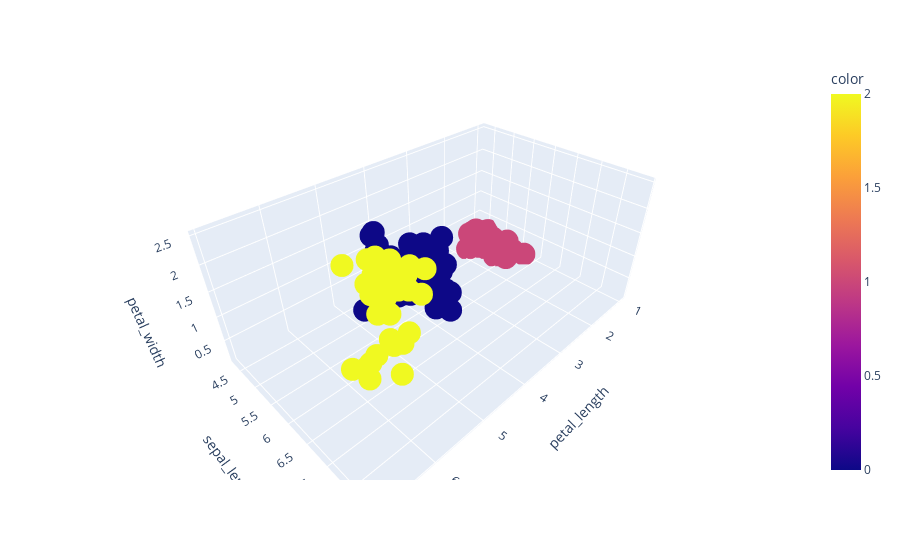

The code cell stored with this chart in its notebook:
### Code cell
px.scatter_3d(data_frame=X,x='petal_length',y='sepal_length',
              z='petal_width',color=labels_,labels=labels_)

### Figure 1 — Plotly figure (JSON) as saved in the notebook; plotly's stock layout.template omitted (floating-point values rounded to 4 significant figures; data arrays with more than 128 entries replaced by an {"elided": "..."} marker saying what was removed)
{"data": [{"hovertemplate": "petal_length=%{x}<br>sepal_length=%{y}<br>petal_width=%{z}<br>color=%{marker.color}<extra></extra>", "legendgroup": "", "marker": {"color": {"elided": "150 int values"}, "coloraxis": "coloraxis", "symbol": "circle"}, "mode": "markers", "name": "", "scene": "scene", "showlegend": false, "type": "scatter3d", "x": {"elided": "150 float values"}, "y": {"elided": "150 float values"}, "z": {"elided": "150 float values"}}], "layout": {"coloraxis": {"colorbar": {"title": {"text": "color"}}, "colorscale": [[0, "#0d0887"], [0.1111, "#46039f"], [0.2222, "#7201a8"], [0.3333, "#9c179e"], [0.4444, "#bd3786"], [0.5556, "#d8576b"], [0.6667, "#ed7953"], [0.7778, "#fb9f3a"], [0.8889, "#fdca26"], [1, "#f0f921"]]}, "legend": {"tracegroupgap": 0}, "margin": {"t": 60}, "scene": {"domain": {"x": [0, 1], "y": [0, 1]}, "xaxis": {"title": {"text": "petal_length"}}, "yaxis": {"title": {"text": "sepal_length"}}, "zaxis": {"title": {"text": "petal_width"}}}}}
